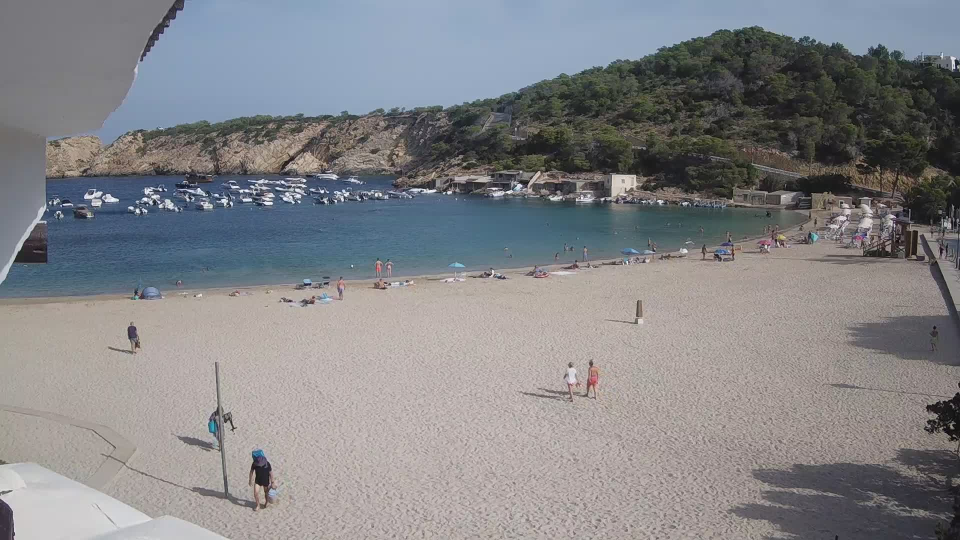
#> input picture code_testing/shihab/raw_images/1660377600.jpg, 1920 x 1080 px (shown at 1/2 size)
$ python people.py
#> lines starting #> are read from the running program, lines starting #| are printed output that depends on the picture; after the words box and inside, x2 and y2 are one past the last pixel; in counts of white or black regions, pixels touching at a corner belong together
import numpy as np
import cv2

# Load the input image
image = cv2.imread('raw_images/1660377600.jpg')
#> image is the input picture: shape (1080, 1920, 3); mean B, G, R 134.8, 131.8, 131.4

## Get the dimensions of the image
height, width, _ = image.shape
#> height = 1080; width = 1920

# Define a rectangular ROI (top to 420 pixels below, full width)
# Define the region of interest (ROI) from the top to 420 pixels below (covering the full width)
roi_corners = np.array([[(0, 900), (500, height), (width, height), (width, 400), (0, 510)]], dtype=np.int32)

# Create a blank mask with the same dimensions as the input image (single channel)
mask = np.zeros_like(image[:, :, 0])  # This is a grayscale mask

# Fill the polygon area (ROI) with white (255)
cv2.fillPoly(mask, roi_corners, 255)
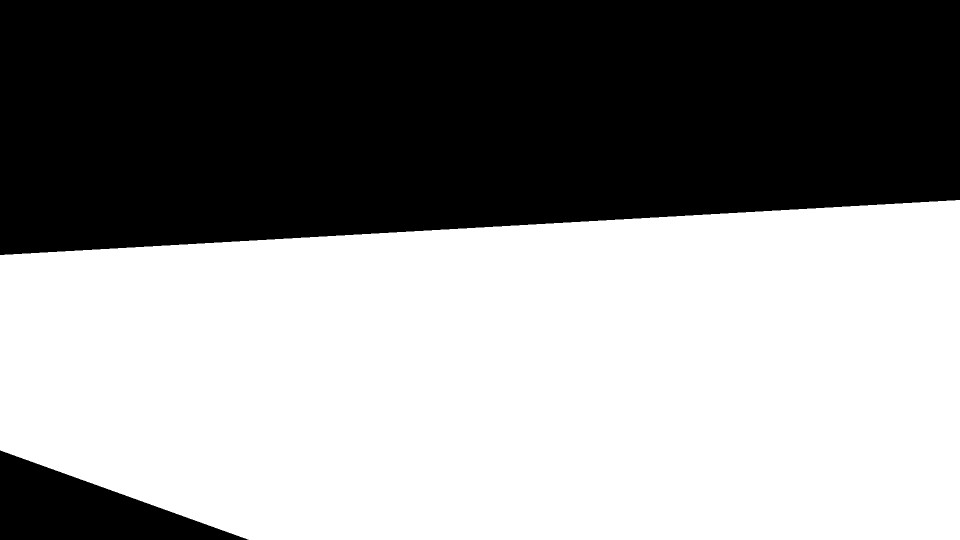
#> mask: shape (1080, 1920) (shown at 1/2 size); 55.7% white; 2 black regions, box (x1, y1, x2, y2) and area: (0, 0, 1920, 510) 873600, (0, 901, 497, 1080) 44661
# mask = cv2.bitwise_not(mask)

# Apply the mask to the input image (or any other image you want to process)
masked_image = cv2.bitwise_and(image, image, mask=mask)
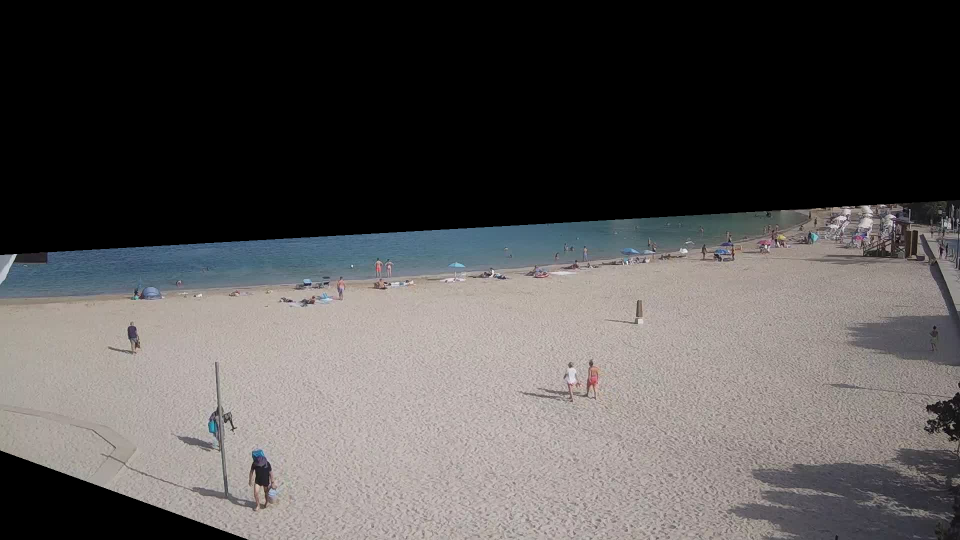
#> masked_image: shape (1080, 1920, 3) (shown at 1/2 size); mean B, G, R 81, 81.7, 84.6

# Show the masked image
cv2.imshow("Masked Image", masked_image)
cv2.waitKey(0)
cv2.destroyAllWindows()

$ run again, with code_testing/shihab/raw_images/1660370400.jpg copied over code_testing/shihab/raw_images/1660377600.jpg
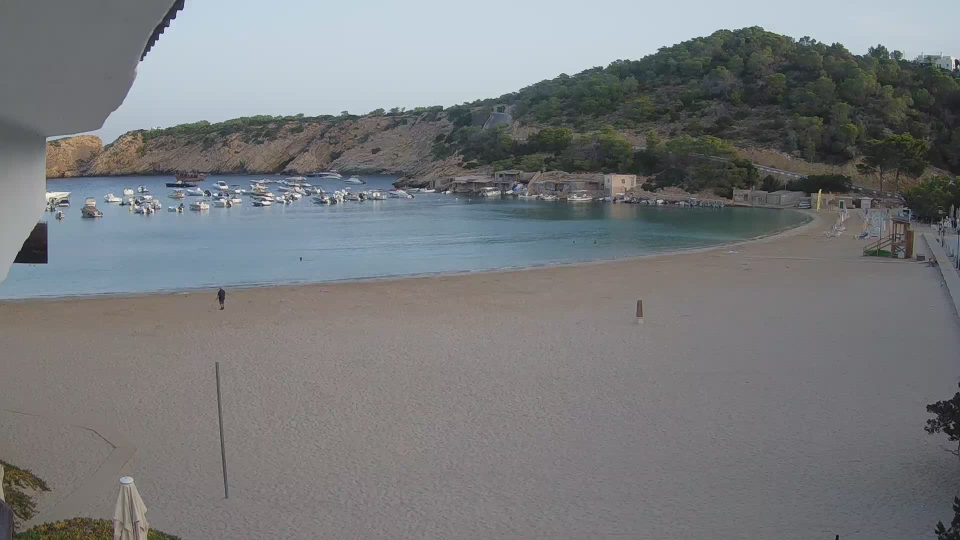
#> input picture code_testing/shihab/raw_images/1660370400.jpg, 1920 x 1080 px (shown at 1/2 size)
#> image is the input picture: shape (1080, 1920, 3); mean B, G, R 124.3, 122.3, 119.9
#> mask: shape (1080, 1920); 55.7% white; 2 black regions, box (x1, y1, x2, y2) and area: (0, 0, 1920, 510) 873600, (0, 901, 497, 1080) 44661
#> `masked_image = cv2.bitwise_and(image, image, mask=mask)`:
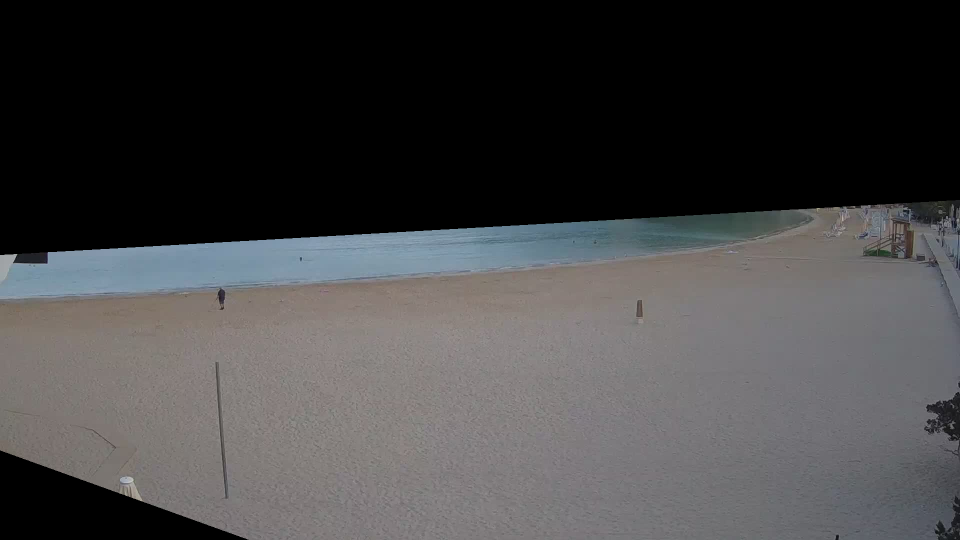
#> masked_image: shape (1080, 1920, 3) (shown at 1/2 size); mean B, G, R 67.6, 66.9, 67.6
